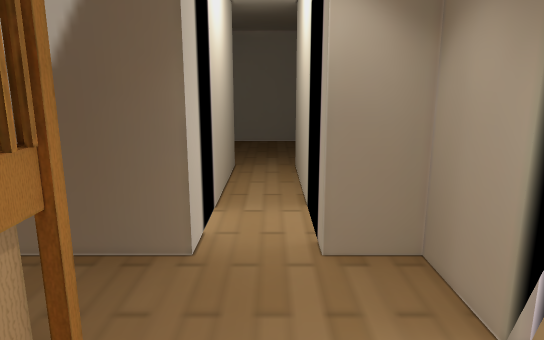
View 1 (above)

15 first-person views from a walk through a 3-D level made in the Unity game engine. The camera is 1.2 m above the floor, tilts 12° down and sees 70° across. The floor is counted in squares, 0.5 m on a side. Each view is taken from the middle of a square. On the plan, view 1 faces up. The plan holds only what a view shows up to about 20 squares ahead; the rest is blank. The player character is not drawn.

View 2
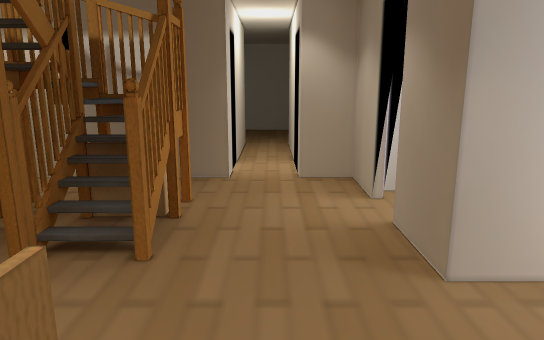

View 3
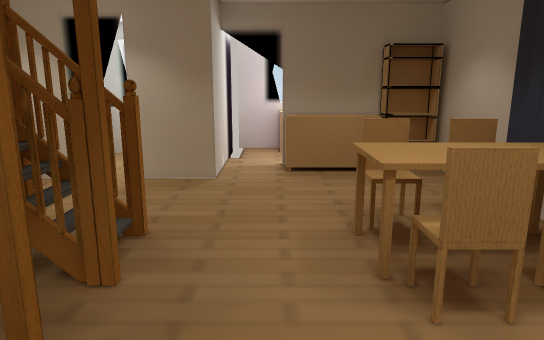

View 4
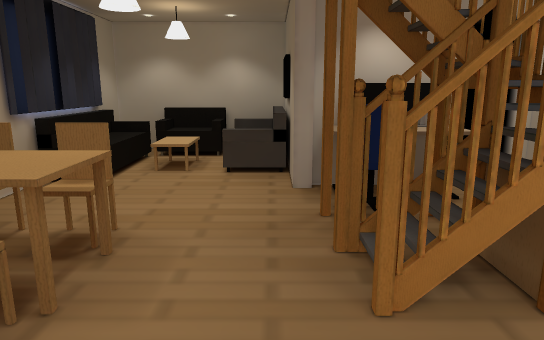

View 5
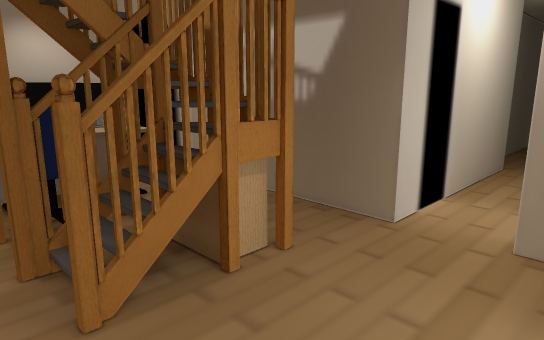

View 6
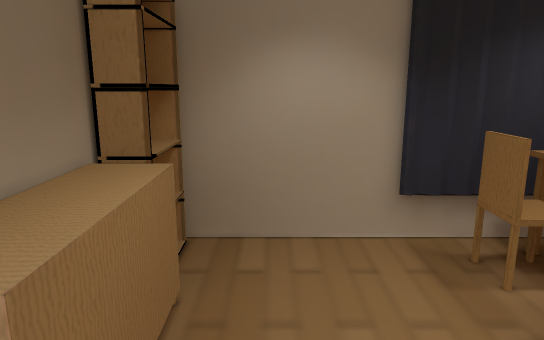

View 7
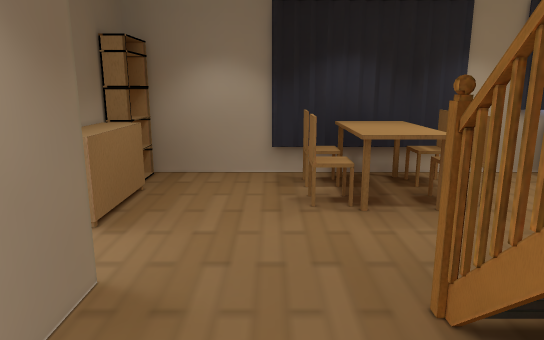

View 8
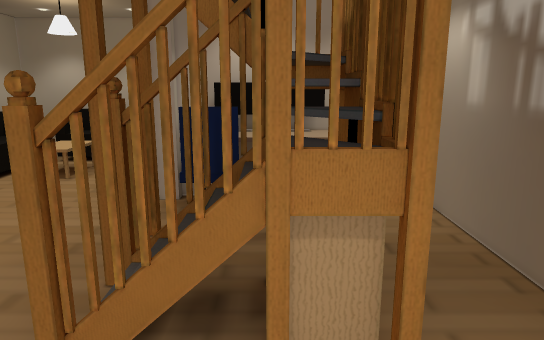

View 9
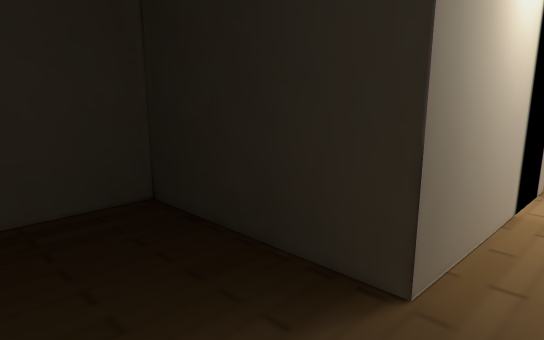

View 10
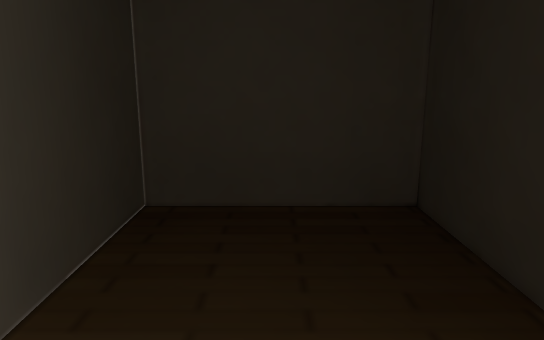

View 11
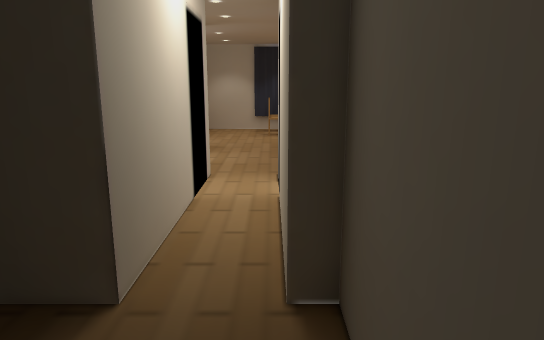

View 12
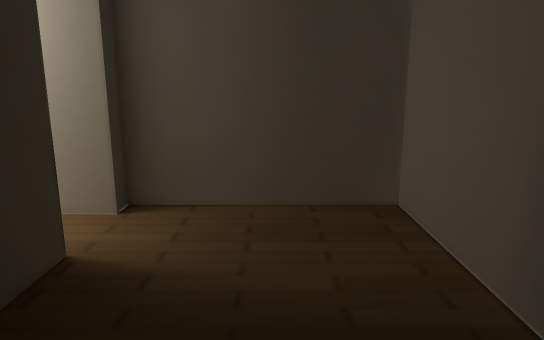

View 13
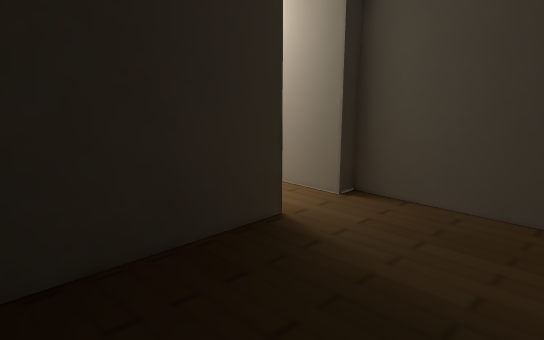

View 14
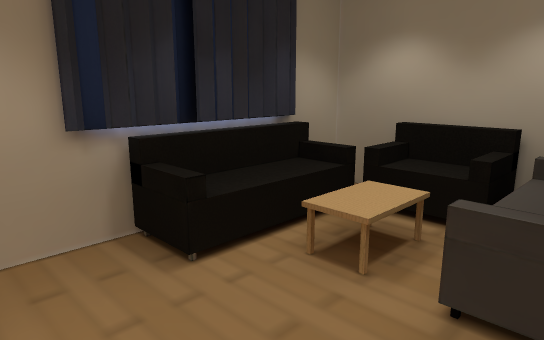

View 15
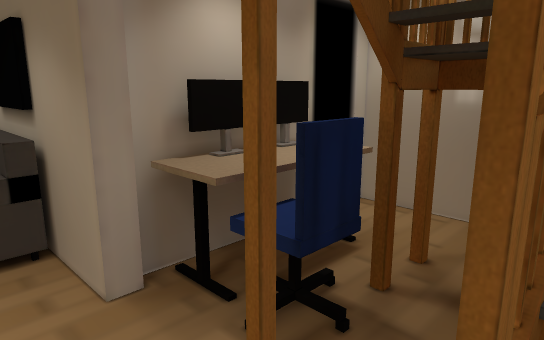

### Floor plan
Key: @ floor where view 1 was taken; # wall or solid block; . floor; = window, fence, low wall or low ledge; v drop or lower ground; T thing the floor can be seen under or through; O other object.
Columns run from 14 left of view 1 to 7 right of it. Each row starts with its distance up from view 1.
 18             ##########
 17             #........#
 16             #........#
 15             #........#
 14             #........#
 13             #........#
 12             ##.#######
 11              #.#
 10              #.#
  9              #.#
  8              #.#
  7              #.#
  6              #.#
  5        #######.##
  4        #........##
  3        ####TT...#
  2         ##TTT...#
  1         ##TTT...#
  0      #####TTT.@.###
 -1      # ..........##
 -2       ...........##
 -3       .....##....=#
 -4  #  #.....###=...=#
 -5 ## O..#...####...##
 -6 #v   OO.. ###O...##
 -7 ##################

Positions as (right, up) in squares from view 1, and headings:
1: (0, 0), facing up
2: (0, -5), facing up
3: (-8, -2), facing right
4: (2, -1), facing left
5: (2, -1), facing up-left
6: (2, -1), facing down
7: (0, 4), facing down
8: (1, 2), facing left
9: (-1, 16), facing down-right
10: (-1, 15), facing right
11: (-1, 16), facing down
12: (6, 15), facing left
13: (6, 17), facing down-left
14: (-5, -1), facing down-left
15: (-3, -2), facing up-left
